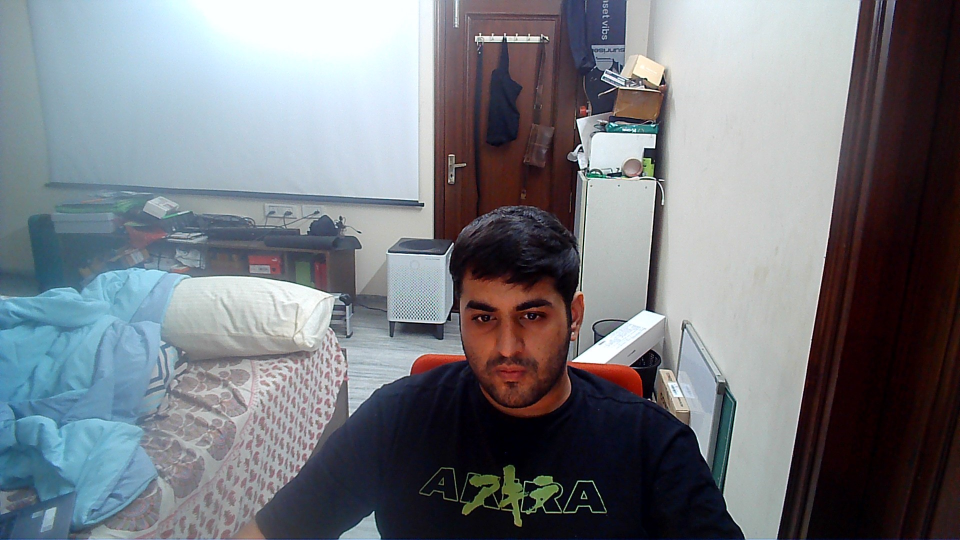
#> input picture WIN_20240711_04_17_55_Pro.jpg, 1920 x 1080 px (shown at 1/2 size)
$ python 'just print the final ascii art.py'   (older library calls are emulated)
#> lines starting #> are read from the running program, lines starting #| are printed output that depends on the picture
from random import randint
import numpy as np
from PIL import Image
import cv2
import matplotlib.pyplot as plt
from skimage.filters import gaussian

# Constants
MAX_WIDTH_CHARS = 150
MAX_HEIGHT_LINES = 63

# Ink usage data
ink_usage = [
    ("@", 3261),
    ("M", 2647),
    ("W", 2614),
    ("Q", 2238),
    ("B", 2226),
    ("N", 2196),
    ("R", 2170),
    ("&", 2115),
    ("%", 2085),
    ("G", 2083),
    ("D", 2070),
    ("O", 1999),
    ("$", 1984),
    ("S", 1925),
    ("E", 1917),
    ("m", 1852),
    ("#", 1843),
    ("H", 1836),
    ("8", 1827),
    ("K", 1816),
    ("6", 1766),
    ("P", 1757),
    ("U", 1757),
    ("w", 1755),
    ("9", 1754),
    ("X", 1712),
    ("A", 1701),
    ("Z", 1699),
    ("C", 1682),
    ("0", 1614),
    ("5", 1600),
    ("d", 1572),
    ("b", 1570),
    ("2", 1509),
    ("g", 1501),
    ("3", 1484),
    ("a", 1481),
    ("e", 1461),
    ("p", 1452),
    ("V", 1445),
    ("q", 1445),
    ("4", 1422),
    ("k", 1397),
    ("h", 1388),
    ("F", 1377),
    ("o", 1299),
    ("Y", 1298),
    ("s", 1278),
    ("n", 1218),
    ("T", 1215),
    ("u", 1213),
    ("z", 1175),
    ("x", 1135),
    ("7", 1108),
    ("J", 1103),
    ("c", 1093),
    ("y", 1063),
    ("?", 1046),
    ("L", 1044),
    ("v", 969),
    ("f", 946),
    ("1", 915),
    ("[", 898),
    ("]", 898),
    ("{", 891),
    ("<", 887),
    (">", 886),
    ("}", 867),
    ("=", 864),
    ("t", 811),
    (")", 781),
    ("(", 780),
    ("+", 774),
    ("I", 720),
    ("l", 720),
    ("j", 710),
    ("r", 706),
    ("^", 694),
    ("!", 666),
    ("|", 656),
    ("i", 620),
    ("_", 610),
    ("/", 609),
    ("\\", 609),
    ("~", 548),
    ("*", 514),
    ('"', 491),
    (";", 279),
    ("-", 252),
    ("'", 247),
    (":", 220),
    (",", 169),
    ("`", 151),
    (".", 110),
    (" ", 0),
]

# Extract characters and ink values
characters = [char for char, _ in ink_usage]
ink_values = np.array([ink for _, ink in ink_usage])

# Normalize ink values
min_ink = ink_values.min()
max_ink = ink_values.max()
normalized_ink_values = 255 * (ink_values - min_ink) / (max_ink - min_ink)

# Load image
image_path = r"WIN_20240711_04_17_55_Pro.jpg"
image = Image.open(image_path)
#> image is the input picture: PIL image 1920x1080 RGB; mean R, G, B 117.7, 121.2, 127.5

# Resize image
if image.width > image.height:
    new_width = MAX_WIDTH_CHARS
    aspect_ratio = image.height / image.width
#> aspect_ratio = 0.562
    new_height = int(new_width * aspect_ratio)
#> new_height = 84
    new_width *= 2
else:
    new_height = MAX_HEIGHT_LINES
    aspect_ratio = image.width / image.height
    new_width = int(new_height * aspect_ratio)
    new_width *= 2
resized_image = image.resize((new_width, new_height), Image.Resampling.LANCZOS)
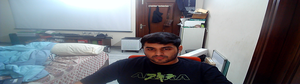
#> resized_image: PIL image 300x84 RGB; mean R, G, B 117.7, 121.2, 127.5

# Convert to grayscale
gray_image = resized_image.convert("L")
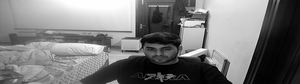
#> gray_image: PIL image 300x84 L; min 0, max 255, mean 120.9


# Sobel edge detection with angle
def sobel_edge_detection_with_angle(image):
    grad_x = cv2.Sobel(image, cv2.CV_64F, 1, 0, ksize=3)
    grad_y = cv2.Sobel(image, cv2.CV_64F, 0, 1, ksize=3)
    gradient_magnitude = np.sqrt(grad_x**2 + grad_y**2)
    gradient_magnitude_8bit = np.uint8(gradient_magnitude)
    angle = np.arctan2(grad_y, grad_x)
    angle_degrees = np.degrees(angle)
    return gradient_magnitude_8bit, angle, angle_degrees


# Difference of Gaussians (DoG)
def apply_dog(image, sigma1=1, sigma2=2):
    if image.ndim == 3:
        blur1 = gaussian(image, sigma=sigma1, channel_axis=-1)
        blur2 = gaussian(image, sigma=sigma2, channel_axis=-1)
    else:
        blur1 = gaussian(image, sigma=sigma1)
        blur2 = gaussian(image, sigma=sigma2)
    dog_image = blur1 - blur2
    dog_image = np.clip(dog_image, 0, 1)
    dog_image = np.uint8(dog_image * 255)
    return dog_image


# Apply DoG
gray_image_np = np.array(gray_image)
og_image_np = np.array(image.convert("L"))
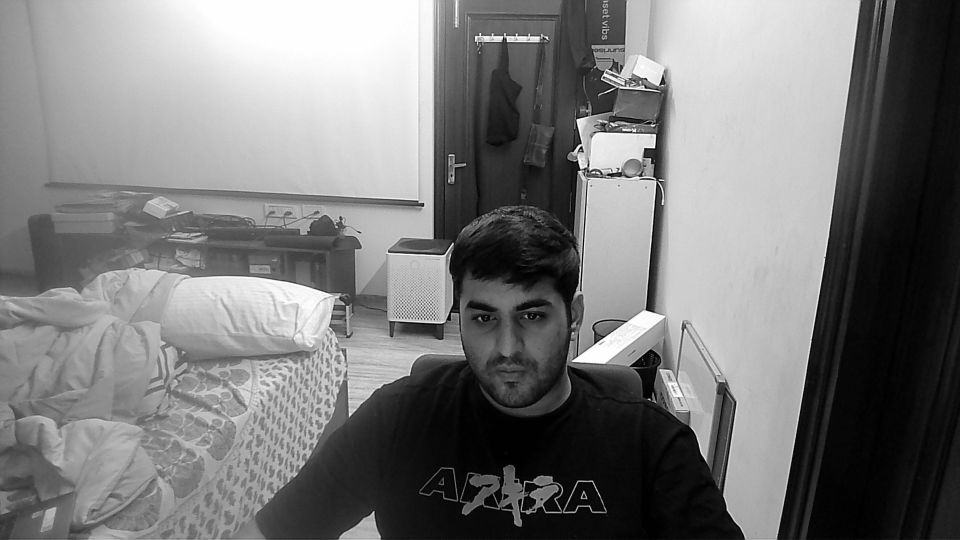
#> og_image_np: shape (1080, 1920) (shown at 1/2 size); min 0, max 255, mean 120.9

dog_image = apply_dog(og_image_np)


# Apply Sobel edge detection
sobel_image, gradient_angle, gradient_angle_degrees = sobel_edge_detection_with_angle(
    dog_image
)
#> in sobel_edge_detection_with_angle, `gradient_magnitude = np.sqrt(grad_x**2 + grad_y**2)`:
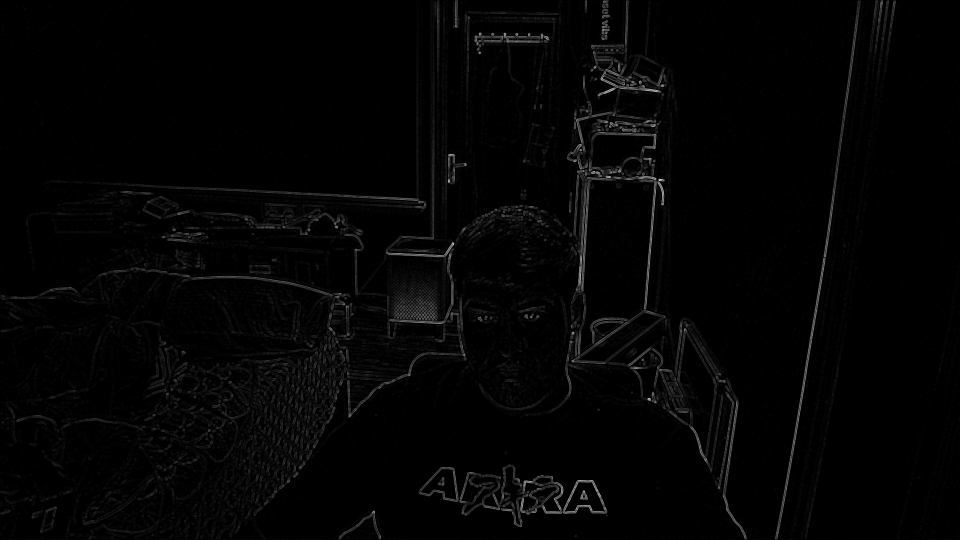
#> gradient_magnitude: shape (1080, 1920) float64 (shown at 1/2 size); min 0, max 302.5, mean 4.9; drawn with min black and max white
#> in sobel_edge_detection_with_angle, `angle = np.arctan2(grad_y, grad_x)`:
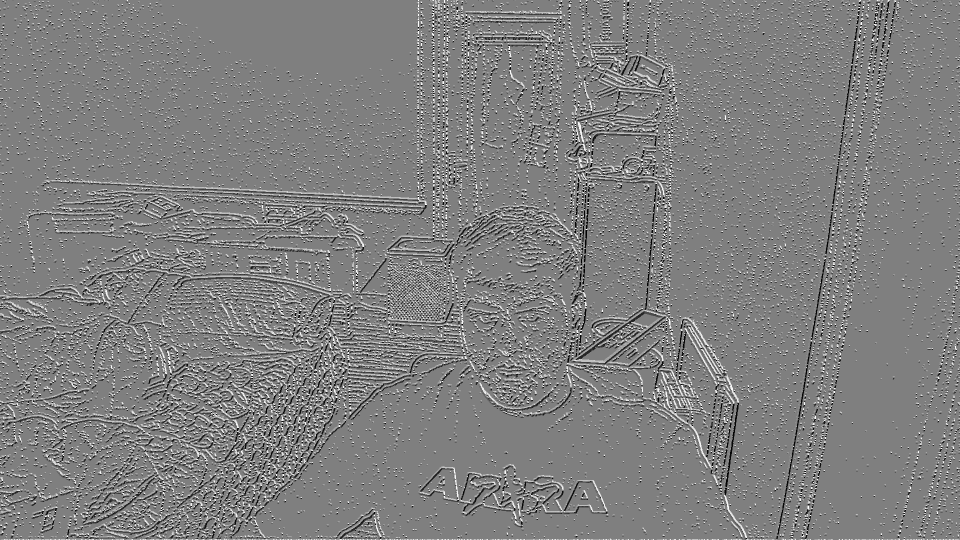
#> angle: shape (1080, 1920) float64 (shown at 1/2 size); min -3.14, max 3.14, mean 0.0191; drawn with min black and max white
sobel_pil_image = Image.fromarray(sobel_image)

# Round gradient angles
gradient_angle_degrees_rounded = np.round(np.degrees(gradient_angle), 2)

# Save gradient angles to file
with open("gradient_angle_degrees_rounded.txt", "w") as file:
    for row in gradient_angle_degrees_rounded:
        line = " ".join(map(str, row)) + "\n"
        file.write(line)


# Convert Sobel image to PIL Image for resizing
sobel_resized_image = sobel_pil_image.resize(
    (new_width, new_height), Image.Resampling.LANCZOS
)
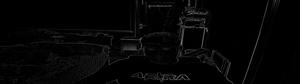
#> sobel_resized_image: PIL image 300x84 L; min 0, max 126, mean 5
sobel_pixels = np.array(sobel_resized_image)

# Resize the gradient_angle_degrees_rounded array
resized_gradient_angles = cv2.resize(
    gradient_angle_degrees_rounded,
    (new_width, new_height),
    interpolation=cv2.INTER_NEAREST,
)
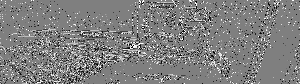
#> resized_gradient_angles: shape (84, 300) float64; min -179.4, max 180, mean 0.4; drawn with min black and max white


def sobel_angle_to_char(degree):
    mapping = {
        -135: "/",
        -90: "-",
        -45: "\\",
        45: "/",
        90: "-",
        135: "\\",
        0: " ",
        180: "|",
    }
    degree = degree % 360  # Ensure the degree is within the 0-359 range
    closest = min(mapping, key=lambda x: min(abs(degree - x), 360 - abs(degree - x)))
    return mapping[closest]


sobel_ascii_art_list = []
for i, row in enumerate(sobel_pixels):  # Use enumerate to correctly update 'i'
    sobel_ascii_row = []
    for j, pixel in enumerate(row):
        idx = (np.abs(normalized_ink_values - pixel)).argmin()
        if idx < 91:
            sobel_ascii_row.append(sobel_angle_to_char(resized_gradient_angles[i, j]))
        else:
            sobel_ascii_row.append(" ")
    sobel_ascii_art_list.append(sobel_ascii_row)
#> this loop made 84 passes

# Convert grayscale image to ASCII art
pixels = np.array(gray_image)
ascii_art_list = []  # Step 1: Initialize an empty list for ASCII art rows

for row in pixels:
    ascii_row = []  # Temporary list for the current row
    for pixel in row:
        idx = (np.abs(normalized_ink_values - pixel)).argmin()
        ascii_row.append(characters[idx])  # Append character to the row
    ascii_art_list.append(ascii_row)  # Append the row to the ASCII art list
#> this loop made 84 passes

combined_ascii_art_list = []
for i in range(len(ascii_art_list)):
    combined_row = [
        (
            ascii_art_list[i][j]
            if sobel_ascii_art_list[i][j] == " "
            else sobel_ascii_art_list[i][j]
        )
        for j in range(len(ascii_art_list[i]))
    ]
    combined_ascii_art_list.append(combined_row)
for row in combined_ascii_art_list:
    print("".join(row))
